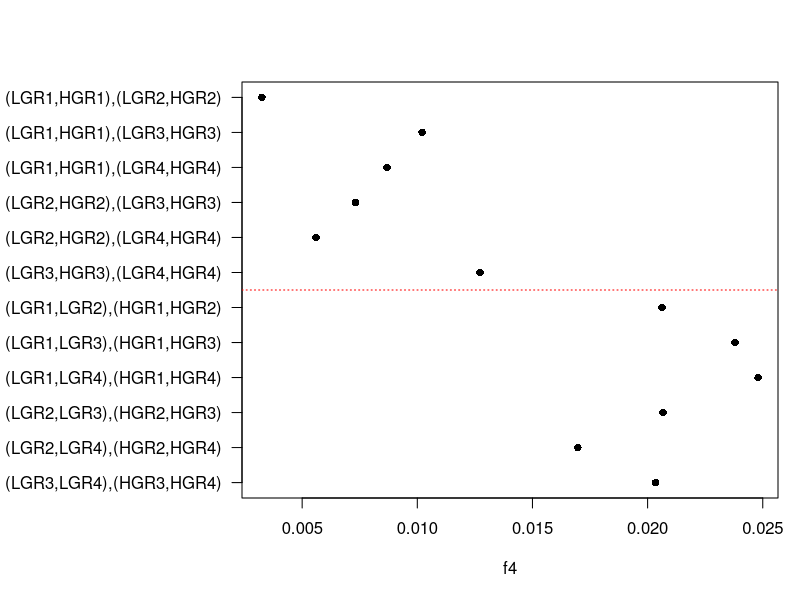
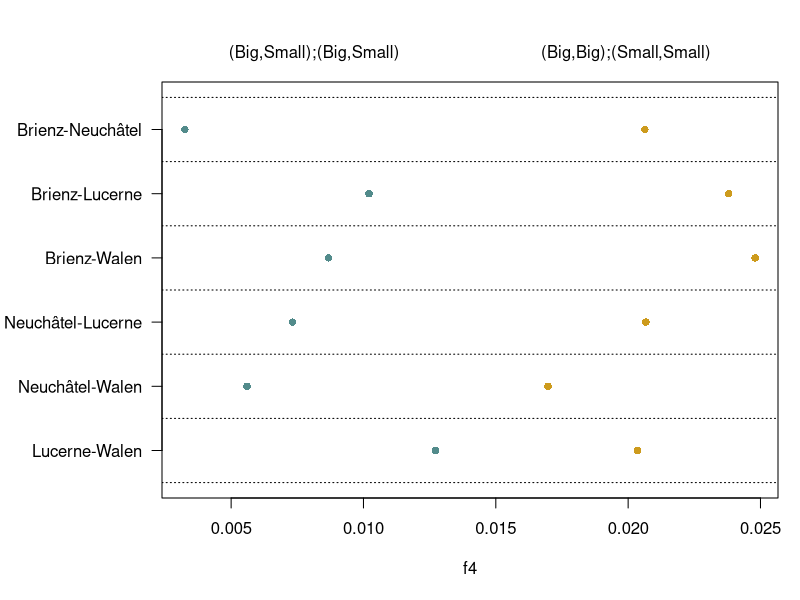
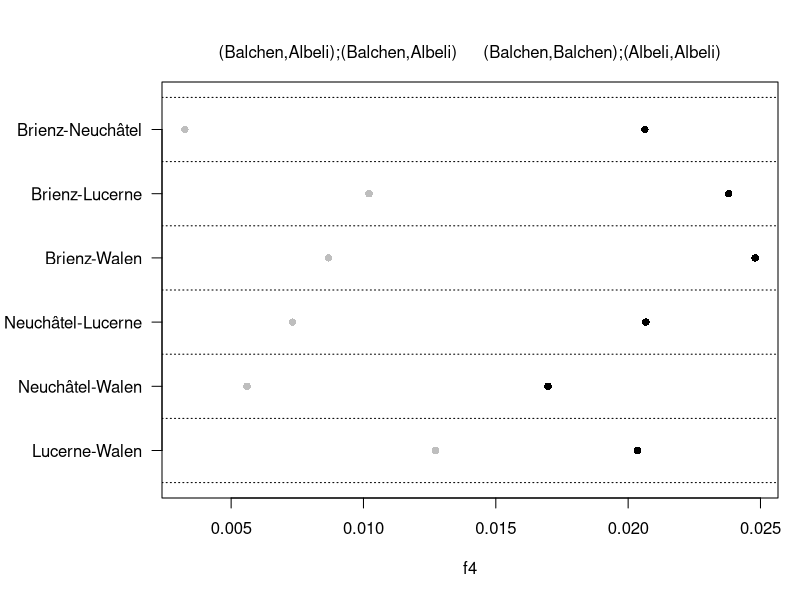

The R script that drew these images, in order:
###This script contains commands run for the whole-genome analysis paper for whitefish De-Kayne et al. 

#for all bash analyses please look at all_commands_99_analysis.txt

#then the following analyses

#	7.  f4 statistics
#Pop1 – brienz
#Pop2 – neuchatel
#Pop3 – Luzern
#Pop4 – walen 

#set directory and load background file
setwd("/Users/rishidek/Dropbox/RishiMAC/99_reanalysis/")
background <- read.csv("background_2021_99.csv", header = T)


#read in data
data <- read.csv("f4/f4_output.txt", sep = ";", header = TRUE)
data$number <- 12:1

#arrange in plot so topologies are split up
ylabel_vector_norm <- as.character(data$topology)
ylabel_vector <- rev(ylabel_vector_norm)
par(mar=c(5,12,4,1)+.1)
plot(data$f4, data$number, pch = 16, ylab = '', yaxt='n', xlab = "f4")
axis(2, at = c(1:12), labels=ylabel_vector, las=1, cex = 1)
abline(h=6.5, col = "red", lty = 3)

#now want to illustrate comparison of tree topologies so want same 4 taxon tree rearranged for each combo
lakepattern <- data[1:6,]
lakepattern$newplotnumber <- c(6:1)
lakepattern$colour <- "darkslategray4"
ecotypepattern <- data[7:12,]
ecotypepattern$newplotnumber <- c(6:1)
ecotypepattern$colour <- "goldenrod3"

laketop <- as.character(lakepattern$topology)
lakef4 <- as.character(lakepattern$f4)
ecotop <- as.character(ecotypepattern$topology)
ecof4 <- as.character(ecotypepattern$f4)

sidebyside <- as.data.frame(cbind(laketop, lakef4, ecotop, ecof4))
str(sidebyside)

sidebyside$lakef4 <- as.numeric(as.character(sidebyside$lakef4))
sidebyside$ecof4 <- as.numeric(as.character(sidebyside$ecof4))

#calculate the difference between topologies
sidebyside$difference_in_value <- ((as.numeric(sidebyside$ecof4))-(as.numeric(sidebyside$lakef4)))

#now actually make plot
labels_norm <- labels_norm <- c("Brienz-Neuchâtel", "Brienz-Lucerne", "Brienz-Walen", "Neuchâtel-Lucerne", "Neuchâtel-Walen", "Lucerne-Walen")
labels_rev <- rev(labels_norm)

newplotdf <- rbind(lakepattern, ecotypepattern)
par(mar=c(5,8,4,1)+.1)

plot(newplotdf$f4, newplotdf$newplotnumber, pch = 16, ylab = '', yaxt='n', xlab = "f4", col = newplotdf$colour, ylim = c(0.5, 6.5))
axis(2, at = c(1:6), labels=labels_rev, las=1, cex = 1)
abline(h=0.5, col = "black", lty = 3)
abline(h=1.5, col = "black", lty = 3)
abline(h=2.5, col = "black", lty = 3)
abline(h=3.5, col = "black", lty = 3)
abline(h=4.5, col = "black", lty = 3)
abline(h=5.5, col = "black", lty = 3)
abline(h=6.5, col = "black", lty = 3)
mtext("(Big,Small);(Big,Small)", line = 1, side = 3, adj = 0.15)
mtext("(Big,Big);(Small,Small)", line = 1, side = 3, adj = 0.85)

newplotdf$newcol <- c()
for (i in 1:nrow(newplotdf)){
  if(newplotdf$colour[i] == "darkslategray4"){
    newplotdf$newcol[i] <- "grey"
  }
  else{
    newplotdf$newcol[i] <- "black"
  }
}
plot(newplotdf$f4, newplotdf$newplotnumber, pch = 16, ylab = '', yaxt='n', xlab = "f4", col = newplotdf$newcol, ylim = c(0.5, 6.5))
axis(2, at = c(1:6), labels=labels_rev, las=1, cex = 1)
abline(h=0.5, col = "black", lty = 3)
abline(h=1.5, col = "black", lty = 3)
abline(h=2.5, col = "black", lty = 3)
abline(h=3.5, col = "black", lty = 3)
abline(h=4.5, col = "black", lty = 3)
abline(h=5.5, col = "black", lty = 3)
abline(h=6.5, col = "black", lty = 3)
mtext("(Balchen,Albeli);(Balchen,Albeli)", line = 1, side = 3, adj = 0.15)
mtext("(Balchen,Balchen);(Albeli,Albeli)", line = 1, side = 3, adj = 0.85)


#raw data
#Pop1 – brienz
#Pop2 – neuchatel
#Pop3 – Luzern
#Pop4 – walen 

#(LGR1,LGR3),(HGR1,HGR3);0.02380
#(LGR1,HGR1),(LGR3,HGR3);0.01021
#(LGR1,LGR4),(HGR1,HGR4);0.02480
#(LGR1,HGR1),(LGR4,HGR4);0.00868
#(LGR2,LGR3),(HGR2,HGR3);0.02067
#(LGR2,HGR2),(LGR3,HGR3);0.00732
#(LGR2,LGR4),(HGR2,HGR4);0.01697
#(LGR2,HGR2),(LGR4,HGR4);0.00560
#(LGR1,LGR2),(HGR1,HGR2);0.02063
#(LGR3,LGR4),(HGR3,HGR4);0.02035
#(LGR3,HGR3),(LGR4,HGR4);0.01272
#(LGR1,HGR1),(LGR2,HGR2);0.00325

